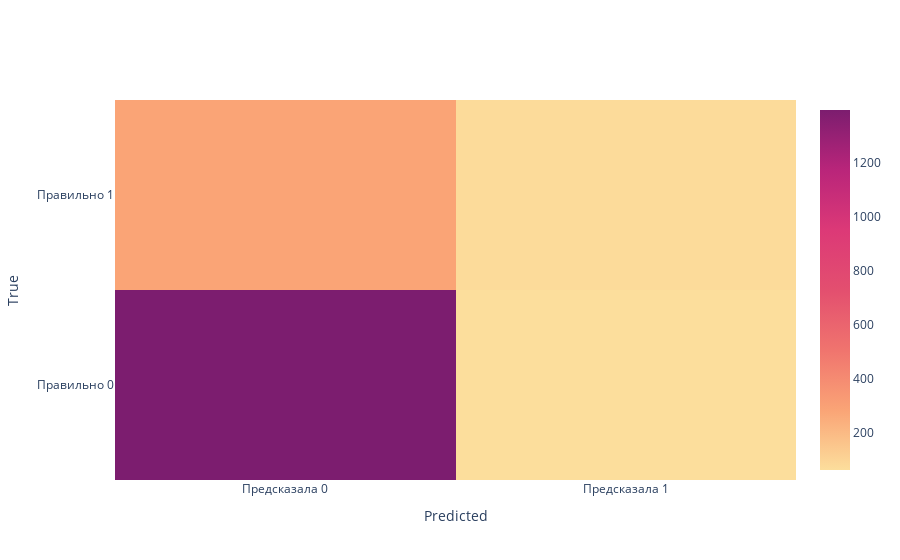

The cell this chart's notebook holds for it:
### Markdown cell above
Проверим матрицу ошибок:

### Code cell
cm = confusion_matrix(target_valid, pred_clf)

fig = go.Figure(data=go.Heatmap(
        z=cm,
        x=['Предсказала 0', 'Предсказала 1'],
        y=['Правильно 0', 'Правильно 1'],
        colorscale='sunsetdark'
    ))

fig.update_layout(
    xaxis_title="Predicted",
    yaxis_title="True"
)

fig.show()

### Figure 1 — Plotly figure (JSON) as saved in the notebook; plotly's stock layout.template omitted (floating-point values rounded to 4 significant figures)
{"data": [{"colorscale": [[0, "rgb(252, 222, 156)"], [0.1667, "rgb(250, 164, 118)"], [0.3333, "rgb(240, 116, 110)"], [0.5, "rgb(227, 79, 111)"], [0.6667, "rgb(220, 57, 119)"], [0.8333, "rgb(185, 37, 122)"], [1, "rgb(124, 29, 111)"]], "type": "heatmap", "x": ["Предсказала 0", "Предсказала 1"], "y": ["Правильно 0", "Правильно 1"], "z": [[1394, 63], [286, 75]]}], "layout": {"xaxis": {"title": {"text": "Predicted"}}, "yaxis": {"title": {"text": "True"}}}}
